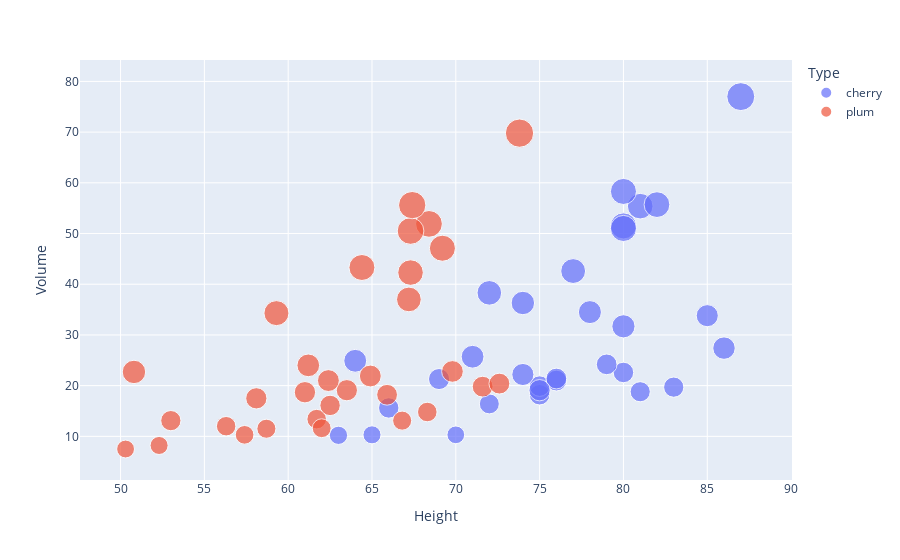

This figure's notebook cell:
### Markdown cell above
Create the scatterplot:

- with `px` do `scatter` using
    - `dataframe`
    - freestyle `x="Height"`
    - freestyle `y="Volume"`
    - freestyle `color="Type"`
    - freestyle `size="Girth"`

### Code cell
px.scatter(dataframe,x="Height",y="Volume",color="Type",size="Girth")

#<xml xmlns="https://developers.google.com/blockly/xml"><variables><variable id="k#w4n=KvP~*sLy*OW|Jl">px</variable><variable id="B5p-Xul6IZ.0%nd96oa%">dataframe</variable></variables><block type="varDoMethod" id="O07?sQIdula@ap]/9Ogq" x="67" y="127"><mutation items="5"></mutation><field name="VAR" id="k#w4n=KvP~*sLy*OW|Jl">px</field><field name="MEMBER">scatter</field><data>px:scatter</data><value name="ADD0"><block type="variables_get" id="UE)!btph,4mdjsf[F37|"><field name="VAR" id="B5p-Xul6IZ.0%nd96oa%">dataframe</field></block></value><value name="ADD1"><block type="dummyOutputCodeBlock" id="~L)yq!Jze#v9R[^p;2{O"><field name="CODE">x="Height"</field></block></value><value name="ADD2"><block type="dummyOutputCodeBlock" id="yu5^$n1zXY3)#RcRx:~;"><field name="CODE">y="Volume"</field></block></value><value name="ADD3"><block type="dummyOutputCodeBlock" id="aCZ,k0LzStF1D(+SB2%A"><field name="CODE">color="Type"</field></block></value><value name="ADD4"><block type="dummyOutputCodeBlock" id="4yv:pfYUrA=V0bO}PLcX"><field name="CODE">size="Girth"</field></block></value></block></xml>

### Figure 1 — Plotly figure (JSON) as saved in the notebook; plotly's stock layout.template omitted (floating-point values rounded to 4 significant figures)
{"data": [{"hovertemplate": "Type=cherry<br>Height=%{x}<br>Volume=%{y}<br>Girth=%{marker.size}<extra></extra>", "legendgroup": "cherry", "marker": {"color": "#636efa", "size": [8.3, 8.6, 8.8, 10.5, 10.7, 10.8, 11.0, 11.0, 11.1, 11.2, 11.3, 11.4, 11.4, 11.7, 12.0, 12.9, 12.9, 13.3, 13.7, 13.8, 14.0, 14.2, 14.5, 16.0, 16.3, 17.3, 17.5, 17.9, 18.0, 18.0, 20.6], "sizemode": "area", "sizeref": 0.05275, "symbol": "circle"}, "mode": "markers", "name": "cherry", "orientation": "v", "showlegend": true, "type": "scatter", "x": [70.0, 65.0, 63.0, 72.0, 81.0, 83.0, 66.0, 75.0, 80.0, 75.0, 79.0, 76.0, 76.0, 69.0, 75.0, 74.0, 85.0, 86.0, 71.0, 64.0, 78.0, 80.0, 74.0, 72.0, 77.0, 81.0, 82.0, 80.0, 80.0, 80.0, 87.0], "xaxis": "x", "y": [10.3, 10.3, 10.2, 16.4, 18.8, 19.7, 15.6, 18.2, 22.6, 19.9, 24.2, 21.0, 21.4, 21.3, 19.1, 22.2, 33.8, 27.4, 25.7, 24.9, 34.5, 31.7, 36.3, 38.3, 42.6, 55.4, 55.7, 58.3, 51.5, 51.0, 77.0], "yaxis": "y"}, {"hovertemplate": "Type=plum<br>Height=%{x}<br>Volume=%{y}<br>Girth=%{marker.size}<extra></extra>", "legendgroup": "plum", "marker": {"color": "#EF553B", "size": [9.2, 8.6, 8.4, 9.6, 10.1, 12.4, 10.8, 10.1, 9.6, 9.4, 11.4, 11.9, 11.0, 10.0, 12.6, 12.0, 11.4, 11.5, 11.9, 14.5, 12.6, 16.1, 13.6, 16.5, 17.8, 18.9, 17.9, 18.8, 19.7, 17.2, 21.1], "sizemode": "area", "sizeref": 0.05275, "symbol": "circle"}, "mode": "markers", "name": "plum", "orientation": "v", "showlegend": true, "type": "scatter", "x": [57.4, 52.3, 50.3, 58.7, 68.3, 69.8, 53.0, 61.7, 66.8, 62.0, 65.9, 63.5, 62.5, 56.3, 62.4, 61.0, 71.6, 72.6, 58.1, 50.8, 64.9, 67.2, 61.2, 59.3, 64.4, 68.4, 69.2, 67.3, 67.4, 67.3, 73.8], "xaxis": "x", "y": [10.3, 8.2, 7.5, 11.5, 14.8, 22.8, 13.1, 13.4, 13.1, 11.6, 18.2, 19.1, 16.1, 12.0, 21.0, 18.7, 19.8, 20.4, 17.5, 22.7, 21.9, 37.0, 24.0, 34.3, 43.3, 51.9, 47.1, 50.5, 55.6, 42.3, 69.8], "yaxis": "y"}], "layout": {"legend": {"itemsizing": "constant", "title": {"text": "Type"}, "tracegroupgap": 0}, "margin": {"t": 60}, "xaxis": {"anchor": "y", "domain": [0, 1], "title": {"text": "Height"}}, "yaxis": {"anchor": "x", "domain": [0, 1], "title": {"text": "Volume"}}}}
